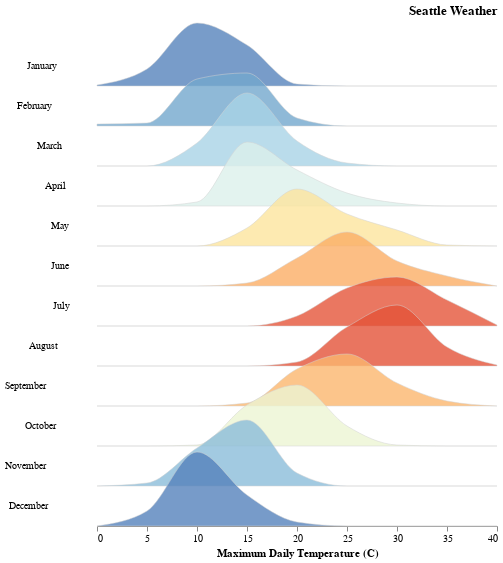

Notebook cell for this chart:
### Code cell
plot_months(alt, df)

### Figure 1 — Vega-Lite specification as saved in the notebook (floating-point values rounded to 4 significant figures; data arrays with more than 128 entries replaced by an {"elided": "..."} marker saying what was removed)
{"$schema": "https://vega.github.io/schema/vega-lite/v3.4.0.json", "bounds": "flush", "config": {"facet": {"spacing": 0}, "mark": {"tooltip": null}, "title": {"anchor": "end"}, "view": {"height": 300, "stroke": null, "width": 400}}, "data": {"name": "data-77336f175d4088ba015986e0faff6abf"}, "datasets": {"data-77336f175d4088ba015986e0faff6abf": {"elided": "1461 records"}}, "encoding": {"fill": {"field": "mean_temp", "legend": null, "scale": {"domain": [30, 5], "scheme": "redyellowblue"}, "type": "quantitative"}, "row": {"field": "Month", "header": {"format": "%B", "labelAlign": "right", "labelAngle": 0}, "title": null, "type": "temporal"}, "x": {"bin": "binned", "field": "bin_min", "title": "Maximum Daily Temperature (C)", "type": "quantitative"}, "y": {"axis": null, "field": "value", "scale": {"range": [40, -40]}, "type": "quantitative"}}, "height": 40, "mark": {"fillOpacity": 0.8, "interpolate": "monotone", "stroke": "lightgray", "strokeWidth": 0.5, "type": "area"}, "title": "Seattle Weather", "transform": [{"as": "Month", "field": "date", "timeUnit": "month"}, {"groupby": ["Month"], "joinaggregate": [{"as": "mean_temp", "field": "temp_max", "op": "mean"}]}, {"as": ["bin_max", "bin_min"], "bin": true, "field": "temp_max"}, {"aggregate": [{"as": "value", "op": "count"}], "groupby": ["Month", "mean_temp", "bin_min", "bin_max"]}, {"groupby": ["Month", "mean_temp"], "impute": "value", "key": "bin_min", "value": 0}]}
